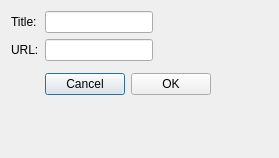
<?xml version="1.0" encoding="UTF-8"?>
<ui version="4.0">
 <class>Dialog</class>
 <widget class="QDialog" name="Dialog">
  <property name="geometry">
   <rect>
    <x>0</x>
    <y>0</y>
    <width>279</width>
    <height>158</height>
   </rect>
  </property>
  <property name="windowTitle">
   <string>Dialog</string>
  </property>
  <layout class="QFormLayout" name="formLayout">
   <property name="fieldGrowthPolicy">
    <enum>QFormLayout::FieldsStayAtSizeHint</enum>
   </property>
   <item row="0" column="0">
    <widget class="QLabel" name="label_2">
     <property name="text">
      <string>Title:</string>
     </property>
    </widget>
   </item>
   <item row="0" column="1">
    <widget class="QLineEdit" name="titleText"/>
   </item>
   <item row="1" column="0">
    <widget class="QLabel" name="label_3">
     <property name="text">
      <string>URL:</string>
     </property>
    </widget>
   </item>
   <item row="1" column="1">
    <widget class="QLineEdit" name="urlText"/>
   </item>
   <item row="2" column="1">
    <layout class="QFormLayout" name="groupLayout"/>
   </item>
   <item row="3" column="1">
    <layout class="QHBoxLayout" name="horizontalLayout_2">
     <item>
      <widget class="QPushButton" name="cancelButton">
       <property name="text">
        <string>Cancel</string>
       </property>
      </widget>
     </item>
     <item>
      <widget class="QPushButton" name="okButton">
       <property name="text">
        <string>OK</string>
       </property>
      </widget>
     </item>
    </layout>
   </item>
   <item row="4" column="1">
    <widget class="QLabel" name="urlWarning">
     <property name="sizePolicy">
      <sizepolicy hsizetype="Preferred" vsizetype="Preferred">
       <horstretch>0</horstretch>
       <verstretch>0</verstretch>
      </sizepolicy>
     </property>
     <property name="palette">
      <palette>
       <active>
        <colorrole role="Text">
         <brush brushstyle="SolidPattern">
          <color alpha="255">
           <red>255</red>
           <green>0</green>
           <blue>0</blue>
          </color>
         </brush>
        </colorrole>
       </active>
       <inactive>
        <colorrole role="Text">
         <brush brushstyle="SolidPattern">
          <color alpha="255">
           <red>255</red>
           <green>0</green>
           <blue>0</blue>
          </color>
         </brush>
        </colorrole>
       </inactive>
       <disabled>
        <colorrole role="Text">
         <brush brushstyle="SolidPattern">
          <color alpha="255">
           <red>69</red>
           <green>69</green>
           <blue>69</blue>
          </color>
         </brush>
        </colorrole>
       </disabled>
      </palette>
     </property>
     <property name="text">
      <string/>
     </property>
     <property name="wordWrap">
      <bool>false</bool>
     </property>
    </widget>
   </item>
  </layout>
 </widget>
 <resources/>
 <connections>
  <connection>
   <sender>cancelButton</sender>
   <signal>clicked()</signal>
   <receiver>Dialog</receiver>
   <slot>reject()</slot>
   <hints>
    <hint type="sourcelabel">
     <x>121</x>
     <y>103</y>
    </hint>
    <hint type="destinationlabel">
     <x>139</x>
     <y>65</y>
    </hint>
   </hints>
  </connection>
 </connections>
</ui>
